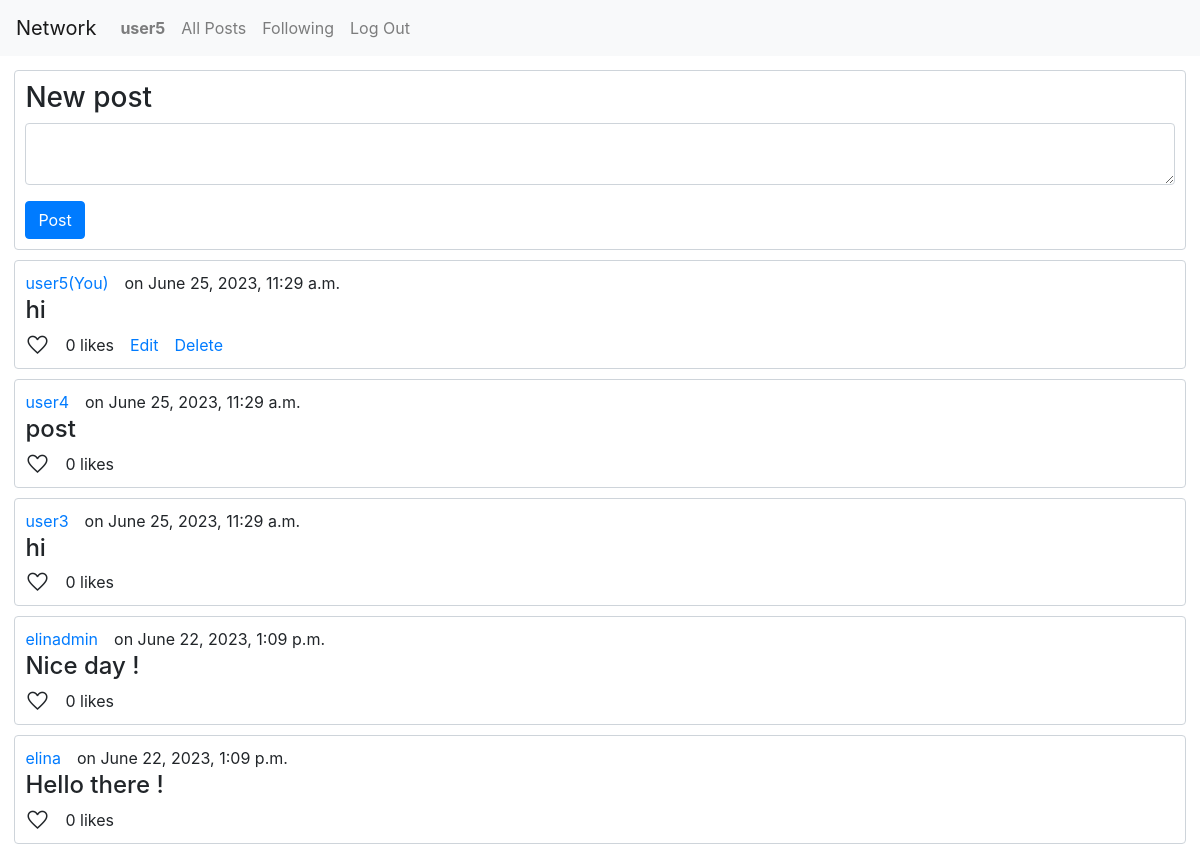
The app's page / (signed in) with its own data.
### network/models.py (models this page shows, shortened)
class User(AbstractUser):
    id = models.AutoField(primary_key=True)
    following_count = models.IntegerField(blank=True)
    followers_count = models.IntegerField(blank=True)

class Posts(models.Model):
    id = models.AutoField(primary_key=True)
    username = models.ForeignKey(User,on_delete=models.CASCADE)
    date = models.DateTimeField(auto_now_add=True)
    post = models.TextField()
    likes = models.IntegerField()
    likers = models.ManyToManyField(User,blank=True,related_name="liked")

### network/views.py (the view)
# urls.py: path("", views.index, name="index"),
def index(request):
    posts = Posts.objects.all().order_by('-date')
    if posts.exists():
        return render(request, "network/index.html",{
            "posts":posts,
            "request":request
        })
    else:
        return render(request, "network/index.html",{
            "message":"There are no posts. Be the first !",
        })

### network/templates/network/index.html (shortened to what this page needs)
{% extends "network/layout.html" %}
{% block body %}
    {% if user.is_authenticated %}
        <form action="{% url 'newpost' %}" method="post">
            <div class ="box">
                <h3>New post</h2>
                <div class="form-group">
                    <textarea class="form-control" name="post"></textarea>
                </div>
                <input type="submit" class="btn btn-primary" value="Post"></input>
            </div>
        </form>
    {% endif %}
    {% if posts %}
        {% for post in posts %}
        <div class="box">
            <div class="postsection">
                {% if request.user.username == post.username.username %}
                    <a class="user" href="{% url 'profile' name=post.username.username %}">{{post.username}}(You)<a>
                {% else %}
                    <a class="user" href="{% url 'profile' name=post.username.username %}">{{post.username}}<a>
                {% endif %}
                <p>on {{post.date}}</p>
            </div>
            <h4>{{post.post}}</h4>
            <div class="postsection">
                <a>
                    <span id="{{post.id}}" class="material-symbols-outlined likebtn">Favorite</span>
                </a>
                <p>{{post.likes}} likes</p>
                {% if request.user.username == post.username.username %}
                    <a class="postitem" href="">Edit</a>
                    <a class="postitem" href="">Delete</a>
                {% endif %}
            </div>
        </div>
        {% endfor %}
    {% endif %}
{% endblock %}

### network/templates/network/layout.html (shortened to what this page needs)
{% load static %}
<!DOCTYPE html>
<html lang="en">
    <head>
        <link rel="stylesheet" href="https://stackpath.bootstrapcdn.com/bootstrap/4.4.1/css/bootstrap.min.css">
        <link href="{% static 'network/styles.css' %}" rel="stylesheet">
    </head>
    <body>
        <nav class="navbar navbar-expand-lg navbar-light bg-light">
            <a class="navbar-brand" href="{% url 'index' %}">Network</a>
            <div>
              <ul class="navbar-nav mr-auto">
                {% if user.is_authenticated %}
                    <li class="nav-item">
                        <a class="nav-link" href="{% url 'profile' name=user.username %}"><strong>{{ user.username }}</strong></a>
                    </li>
                {% endif %}
                <li class="nav-item">
                  <a class="nav-link" href="{% url 'index' %}">All Posts</a>
                </li>
                {% if user.is_authenticated %}
                    <li class="nav-item">
                        <a class="nav-link" href="{% url 'following' %}">Following</a>
                    </li>
                    <li class="nav-item">
                        <a class="nav-link" href="{% url 'logout' %}">Log Out</a>
                    </li>
                {% endif %}
              </ul>
            </div>
          </nav>
        <div class="body">
            {% block body %}
            {% endblock %}
        </div>
    </body>
</html>

### network/static/network/styles.css (style rules this page uses)
.body { padding:1.2%; }
.box { border-style:solid; border-width: 1px; border-radius:0.25rem; border-color:#ced4da; padding:10px; margin-bottom:10px; }
.postsection { display:flex; height:20px; margin-bottom:5px; }
.user { margin-right:1rem; }
.material-symbols-outlined { margin-right:1rem; cursor:pointer; font-variation-settings: 'FILL' 0, 'wght' 400, 'GRAD' 0, 'opsz' 48 }
.postitem { cursor:pointer; margin-right:1rem; padding:0; }
p { margin-right:1rem; }

### records on screen
User: username "user5"
Posts: username "user5", date "June 25, 2023, 11:29 a.m.", post "hi", likes "0", shows "Edit"
Posts: username "user4", date "June 25, 2023, 11:29 a.m.", post "post", likes "0"
Posts: username "user3", date "June 25, 2023, 11:29 a.m.", post "hi", likes "0"
Posts: username "elinadmin", date "June 22, 2023, 1:09 p.m.", post "Nice day !", likes "0"
Posts: username "elina", date "June 22, 2023, 1:09 p.m.", post "Hello there !", likes "0"
